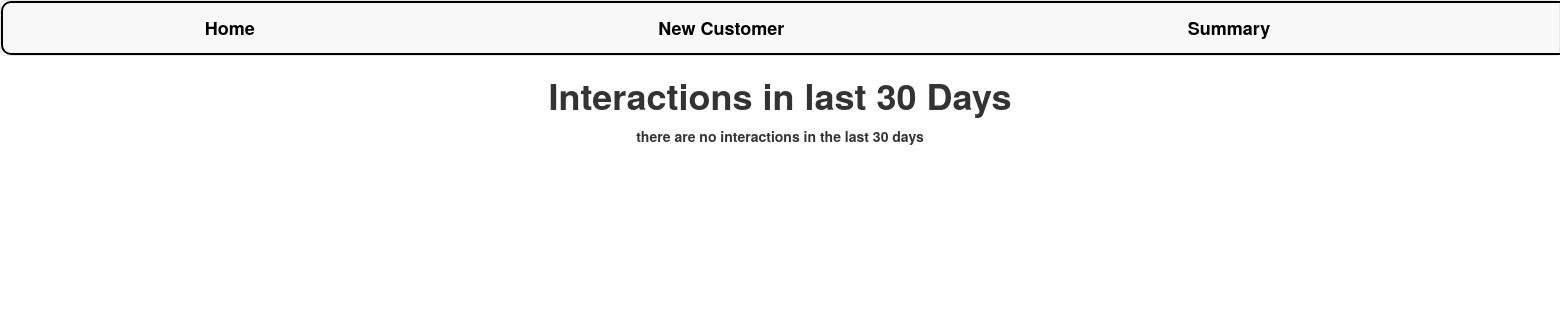
/summary/, run on an earlier commit of the app's database.
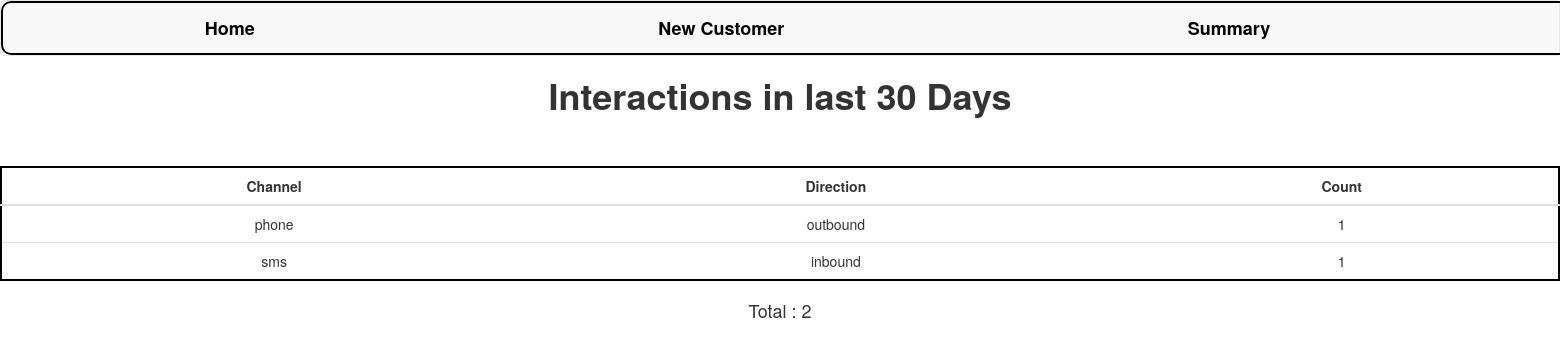
And on a later commit of the database.
### customer360/models.py (models this page shows)
class Interaction(models.Model):
    CHANNEL_CHOICES = [
        ('phone', 'Phone'),
        ('sms', 'SMS'),
        ('email', 'Email'),
        ('letter', 'Letter'),
        ('social_media', 'Social media')
    ]
    DIRECTION_CHOICES = [
        ('inbound', 'Inbound'),
        ('outbound', 'Outbound'),
    ]
    customer = models.ForeignKey(Customer, on_delete=models.CASCADE)
    channel = models.CharField(max_length=15, choices=CHANNEL_CHOICES)
    direction = models.CharField(max_length=10, choices=DIRECTION_CHOICES)
    interaction_date = models.DateField(auto_now_add=True)
    summary = models.TextField()

### customer360/views.py (the view)
# urls.py: path('summary/',views.summary,name='summary'),
def summary(request):
    thirty_days_ago = date.today() - timedelta(days=30)
    interactions = Interaction.objects.filter(interaction_date__gte=thirty_days_ago)
    count = len(interactions)
    interactions = interactions.values("channel","direction").annotate(count=Count('channel'))
    context={
                "interactions":interactions,
                "count":count
             }
    return render(request,"summary.html",context=context)

### customer360/templates/summary.html
{% extends 'base.html' %}
{% load static %}
{% block content %}
<html>
    <body>
        <h1> Interactions in last 30 Days  </h1>
        {% if not interactions %}
            <p> there are no interactions in the last 30 days <p>
        {% else %}
            <table class="table">
                <thead>
                    <tr>
                        <th>Channel</th>
                        <th>Direction</th>
                        <th>Count</th>
                    </tr>
                </thead>
                <tbody>
                    {% for interaction in interactions %}
                        <tr>
                            <td>{{ interaction.channel }}</td>
                            <td>{{ interaction.direction }}</td>
                            <td> {{ interaction.count }} </td>
                        </tr>
                    {% endfor %}
                </tbody>
            </table>
            <h4> Total : {{ count }} </h4>
        {% endif %}
    </body>
</html>
{% endblock content %}

### customer360/templates/base.html (shortened to what this page needs)
{% load static %}
<!DOCTYPE html>
<html>
    <head>
        <link rel="stylesheet" href="https://maxcdn.bootstrapcdn.com/bootstrap/3.4.1/css/bootstrap.min.css">
        <link rel="stylesheet" href="{% static 'css/main.css' %}">
    </head>
    <body>
        <nav class="navbar navbar-default">
                <ul class="nav navbar-nav">
                    <li>
                        <a style="color:black;" href="/">Home</a>
                    </li>
                    <li>
                        <a  style="color:black;" href="/create">New Customer</a>
                    </li>
                    <li>
                        <a style="color:black;" href="/summary">Summary</a>
                    </li>
                </ul>
        </nav>
        {% block content %}
        {% endblock %}
    </body>
</html>

### static/css/main.css (style rules this page uses)
body { text-align: center; margin: auto; }
h1,p { font-weight: bold; }
table { margin: auto; border: 2px solid #000000; margin-top: 50px; border-radius: 15px; background-color: white; text-align: center; }
th { text-align: center; }
.nav { width: 200%; border: 2px solid black; border-radius: 10px; }
.nav li { margin-right: 6%; margin-left: 6%; font-size: large; font-weight: bold; }

What changed in the data, as far as the page shows it:
added Interaction: channel "phone", direction "outbound", count "1"
added Interaction: channel "sms", direction "inbound", count "1"
Also different on the page:
{{ count }}: (not shown) → "2"
text no longer shown: "there are no interactions in the last 30 days"
text now shown: "Channel Direction Count Total :"
